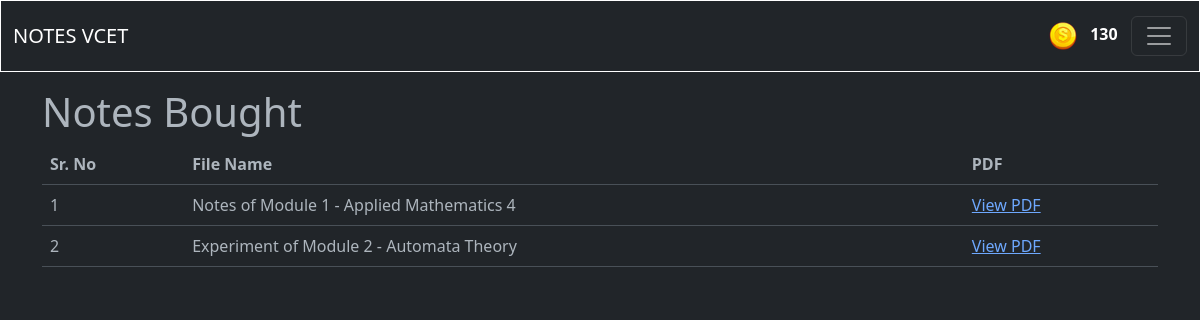
The page /notesbought/ (signed in) on the database its author committed.
### blogapp/models.py (models this page shows, shortened)
class UserAccount(AbstractBaseUser, PermissionsMixin):
    email = models.CharField(max_length = 50,unique=True)
    name = models.CharField(max_length=200)
    is_active = models.BooleanField(default=True)
    is_mod = models.BooleanField(default=False)
    is_nUser = models.BooleanField(default=True)
    is_staff = models.BooleanField(default=False)
    coins_scored = models.IntegerField(default=100,null=True,blank=True)
    rank = models.IntegerField(default=0)
    bookmarks = models.ManyToManyField('blogapp.Notes', blank=True)
    objects = UserAccountManager()
    USERNAME_FIELD = 'email'
    REQUIRED_FIELDS = ['name']

class Notes(models.Model):
    typ = (
        ('Assignment','Assignment'),
        ('Experiment','Experiment'),
        ('Notes','Notes'),
        ('ReferenceBook','Reference Book'),
        ('LectureSlides','Lecture Slides'),
        ('PYQ','PYQ'),
    )
    mods = (
        ('1','1'),
        ('2','2'),
        ('3','3'),
        ('4','4'),
        ('5','5'),
        ('6','6'),
    )
    desc = models.TextField(max_length=500,null=True,blank=True)
    mod = models.CharField(max_length=5,choices=mods,null=True,blank=True)
    file = models.FileField(upload_to='notes/')
    author = models.ForeignKey(UserAccount,on_delete=models.CASCADE)
    status = models.BooleanField(default=False)
    likes = models.ManyToManyField(UserAccount,related_name="notes_like")
    views = models.PositiveIntegerField(default=0)
    buy=models.ManyToManyField(UserAccount,related_name="buy_notes")
    typeN = models.CharField(max_length=50,null=True,blank=True,choices=typ)
    docid = models.CharField(max_length=300,null=True,blank=True)
    sub =  models.ForeignKey(Subject,on_delete=models.CASCADE,null=True,blank=True)
    slug = AutoSlugField(populate_from = 'sub',unique=True,null=True,default=None)
    nDetail = models.CharField(max_length=100,null=True,blank=True)

class Subject(models.Model):
    name = models.CharField(max_length=50)
    teacher = models.CharField(max_length=50)
    teacherurl = models.CharField(max_length=300,null=True,blank=True)
    img = models.ImageField(upload_to='subImage/',null=True,blank=True)
    def __str__(self):
        return self.name

### blogapp/views.py (the view)
# urls.py: path('notesbought/', views.notesbought, name='notesbought'),
def notesbought(request):
    user=request.user
    note=Notes.objects.filter(buy=user,status=True)
    context={
        'note':note
    }
    return render(request,'main/notesbought.html',context)

### templates/main/notesbought.html (shortened to what this page needs)
{% extends 'index.html' %} {% block content %}
<div class="container mt-3">
  <h1>Notes Bought</h1>
  <table class="table table-hover">
    <thead>
      <tr>
        <th scope="col">Sr. No</th>
        <th scope="col">File Name</th>
        <th scope="col">PDF</th>
      </tr>
    </thead>
    <tbody>
      {% for x in note %}
      <tr>
        <td scope="row">{{forloop.counter}}</td>
        <td>{{x.typeN}} of Module {{x.mod}} - {{x.sub}}</td>
          <td><a href="{{ x.file.url }}">View PDF</a></td>
      </tr>
      {% endfor %}
    </tbody>
  </table>
  {% endblock %}

### templates/components/header.html (shortened to what this page needs)
{% load static %}
<link rel="stylesheet" href="{% static 'css/darkmode.css' %}">
<link rel="stylesheet" href="{% static 'css/new.js' %}">
<nav class="navbar navbar-dark bg-dark  ">
    <div class="container-fluid">
      <a class="navbar-brand" href="{% url 'notes' %}">NOTES VCET</a>
      <table class="coins">
        <th>
          <img src="{% static 'images/coin.png' %}" alt="">
        </th>
        <th>
      <p class="cna" style="color: white;">{{ user.coins_scored }}</p>
    </th>
    </table>
      <button class="navbar-toggler" type="button" data-bs-toggle="collapse" data-bs-target="#navbarSupportedContent" aria-controls="navbarSupportedContent" aria-expanded="false" aria-label="Toggle navigation">
        <span class="navbar-toggler-icon"></span>
      </button>
    </div>
  </nav>

### templates/components/header.html (style rules this page uses)
.navbar { border: 0.2px solid white; }
.coins { margin-left: 75%; width: 3px; }
.cna { margin-top: 12px; font-weight: bol; }

### rows shown on the page
UserAccount: coins_scored "130"
Notes: typeN "Notes", mod "1", sub "Applied Mathematics 4"
Notes: typeN "Experiment", mod "2", sub "Automata Theory"
